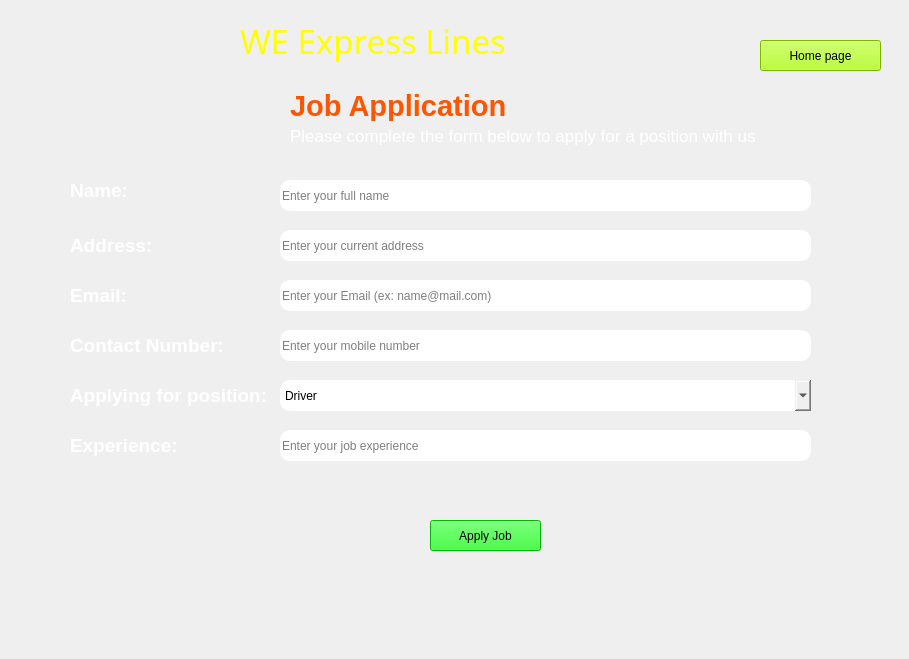
    <widget class="QWidget" name="job_apply_page">
     <widget class="QLabel" name="label_126">
      <property name="geometry">
       <rect>
        <x>0</x>
        <y>0</y>
        <width>900</width>
        <height>650</height>
       </rect>
      </property>
      <property name="text">
       <string/>
      </property>
      <property name="pixmap">
       <pixmap>C:/Users/USER/OneDrive/Pictures/MSI Wallpaper/wallhaven-rr63km.png</pixmap>
      </property>
      <property name="scaledContents">
       <bool>true</bool>
      </property>
     </widget>
     <widget class="QLabel" name="label_159">
      <property name="geometry">
       <rect>
        <x>240</x>
        <y>10</y>
        <width>411</width>
        <height>61</height>
       </rect>
      </property>
      <property name="font">
       <font>
        <family>Ravie</family>
        <pointsize>25</pointsize>
        <italic>false</italic>
        <bold>false</bold>
        <kerning>true</kerning>
       </font>
      </property>
      <property name="autoFillBackground">
       <bool>false</bool>
      </property>
      <property name="styleSheet">
       <string notr="true">color: rgb(255, 255, 0);


font: 25pt &quot;Ravie&quot;;</string>
      </property>
      <property name="frameShape">
       <enum>QFrame::NoFrame</enum>
      </property>
      <property name="frameShadow">
       <enum>QFrame::Plain</enum>
      </property>
      <property name="text">
       <string>WE Express Lines</string>
      </property>
      <property name="textFormat">
       <enum>Qt::AutoText</enum>
      </property>
      <property name="scaledContents">
       <bool>false</bool>
      </property>
      <property name="wordWrap">
       <bool>false</bool>
      </property>
     </widget>
     <widget class="QLabel" name="label_168">
      <property name="geometry">
       <rect>
        <x>290</x>
        <y>90</y>
        <width>221</width>
        <height>31</height>
       </rect>
      </property>
      <property name="font">
       <font>
        <family>Arial</family>
        <pointsize>22</pointsize>
        <italic>false</italic>
        <bold>true</bold>
        <kerning>true</kerning>
       </font>
      </property>
      <property name="autoFillBackground">
       <bool>false</bool>
      </property>
      <property name="styleSheet">
       <string notr="true">color: rgb(255, 85, 0);

background-color: rgba(0,0,0,0);

font: 700 22pt &quot;Arial&quot;;</string>
      </property>
      <property name="frameShape">
       <enum>QFrame::NoFrame</enum>
      </property>
      <property name="frameShadow">
       <enum>QFrame::Plain</enum>
      </property>
      <property name="text">
       <string>Job Application</string>
      </property>
      <property name="textFormat">
       <enum>Qt::AutoText</enum>
      </property>
      <property name="scaledContents">
       <bool>false</bool>
      </property>
      <property name="wordWrap">
       <bool>false</bool>
      </property>
     </widget>
     <widget class="QLabel" name="label_170">
      <property name="geometry">
       <rect>
        <x>290</x>
        <y>120</y>
        <width>481</width>
        <height>31</height>
       </rect>
      </property>
      <property name="font">
       <font>
        <family>Arial</family>
        <pointsize>13</pointsize>
        <italic>false</italic>
        <bold>false</bold>
        <kerning>true</kerning>
       </font>
      </property>
      <property name="autoFillBackground">
       <bool>false</bool>
      </property>
      <property name="styleSheet">
       <string notr="true">color: rgb(255, 255, 255);

background-color: rgba(0,0,0,0);

font: 13pt &quot;Arial&quot;;</string>
      </property>
      <property name="frameShape">
       <enum>QFrame::NoFrame</enum>
      </property>
      <property name="frameShadow">
       <enum>QFrame::Plain</enum>
      </property>
      <property name="text">
       <string>Please complete the form below to apply for a position with us</string>
      </property>
      <property name="textFormat">
       <enum>Qt::AutoText</enum>
      </property>
      <property name="scaledContents">
       <bool>false</bool>
      </property>
      <property name="wordWrap">
       <bool>false</bool>
      </property>
     </widget>
     <widget class="QLabel" name="label_173">
      <property name="geometry">
       <rect>
        <x>70</x>
        <y>170</y>
        <width>61</width>
        <height>41</height>
       </rect>
      </property>
      <property name="font">
       <font>
        <family>Arial</family>
        <pointsize>14</pointsize>
        <italic>false</italic>
        <bold>true</bold>
        <kerning>true</kerning>
       </font>
      </property>
      <property name="autoFillBackground">
       <bool>false</bool>
      </property>
      <property name="styleSheet">
       <string notr="true">color: rgb(255, 255, 255);

background-color: rgba(0,0,0,0);

font: 700 14pt &quot;Arial&quot;;</string>
      </property>
      <property name="frameShape">
       <enum>QFrame::NoFrame</enum>
      </property>
      <property name="frameShadow">
       <enum>QFrame::Plain</enum>
      </property>
      <property name="text">
       <string>Name:</string>
      </property>
      <property name="textFormat">
       <enum>Qt::AutoText</enum>
      </property>
      <property name="scaledContents">
       <bool>false</bool>
      </property>
      <property name="wordWrap">
       <bool>false</bool>
      </property>
     </widget>
     <widget class="QLineEdit" name="job_name_input">
      <property name="geometry">
       <rect>
        <x>280</x>
        <y>180</y>
        <width>531</width>
        <height>31</height>
       </rect>
      </property>
      <property name="styleSheet">
       <string notr="true">border-radius: 10px;
font: 11pt &quot;Arial&quot;;</string>
      </property>
      <property name="placeholderText">
       <string>Enter your full name</string>
      </property>
     </widget>
     <widget class="QLabel" name="label_174">
      <property name="geometry">
       <rect>
        <x>70</x>
        <y>230</y>
        <width>91</width>
        <height>31</height>
       </rect>
      </property>
      <property name="font">
       <font>
        <family>Arial</family>
        <pointsize>14</pointsize>
        <italic>false</italic>
        <bold>true</bold>
        <kerning>true</kerning>
       </font>
      </property>
      <property name="autoFillBackground">
       <bool>false</bool>
      </property>
      <property name="styleSheet">
       <string notr="true">color: rgb(255, 255, 255);

background-color: rgba(0,0,0,0);

font: 700 14pt &quot;Arial&quot;;</string>
      </property>
      <property name="frameShape">
       <enum>QFrame::NoFrame</enum>
      </property>
      <property name="frameShadow">
       <enum>QFrame::Plain</enum>
      </property>
      <property name="text">
       <string>Address:</string>
      </property>
      <property name="textFormat">
       <enum>Qt::AutoText</enum>
      </property>
      <property name="scaledContents">
       <bool>false</bool>
      </property>
      <property name="wordWrap">
       <bool>false</bool>
      </property>
     </widget>
     <widget class="QLabel" name="label_175">
      <property name="geometry">
       <rect>
        <x>70</x>
        <y>330</y>
        <width>161</width>
        <height>31</height>
       </rect>
      </property>
      <property name="font">
       <font>
        <family>Arial</family>
        <pointsize>14</pointsize>
        <italic>false</italic>
        <bold>true</bold>
        <kerning>true</kerning>
       </font>
      </property>
      <property name="autoFillBackground">
       <bool>false</bool>
      </property>
      <property name="styleSheet">
       <string notr="true">color: rgb(255, 255, 255);

background-color: rgba(0,0,0,0);

font: 700 14pt &quot;Arial&quot;;</string>
      </property>
      <property name="frameShape">
       <enum>QFrame::NoFrame</enum>
      </property>
      <property name="frameShadow">
       <enum>QFrame::Plain</enum>
      </property>
      <property name="text">
       <string>Contact Number:</string>
      </property>
      <property name="textFormat">
       <enum>Qt::AutoText</enum>
      </property>
      <property name="scaledContents">
       <bool>false</bool>
      </property>
      <property name="wordWrap">
       <bool>false</bool>
      </property>
     </widget>
     <widget class="QLabel" name="label_176">
      <property name="geometry">
       <rect>
        <x>70</x>
        <y>430</y>
        <width>121</width>
        <height>31</height>
       </rect>
      </property>
      <property name="font">
       <font>
        <family>Arial</family>
        <pointsize>14</pointsize>
        <italic>false</italic>
        <bold>true</bold>
        <kerning>true</kerning>
       </font>
      </property>
      <property name="autoFillBackground">
       <bool>false</bool>
      </property>
      <property name="styleSheet">
       <string notr="true">color: rgb(255, 255, 255);

background-color: rgba(0,0,0,0);

font: 700 14pt &quot;Arial&quot;;</string>
      </property>
      <property name="frameShape">
       <enum>QFrame::NoFrame</enum>
      </property>
      <property name="frameShadow">
       <enum>QFrame::Plain</enum>
      </property>
      <property name="text">
       <string>Experience:</string>
      </property>
      <property name="textFormat">
       <enum>Qt::AutoText</enum>
      </property>
      <property name="scaledContents">
       <bool>false</bool>
      </property>
      <property name="wordWrap">
       <bool>false</bool>
      </property>
     </widget>
     <widget class="QLabel" name="label_177">
      <property name="geometry">
       <rect>
        <x>70</x>
        <y>380</y>
        <width>201</width>
        <height>31</height>
       </rect>
      </property>
      <property name="font">
       <font>
        <family>Arial</family>
        <pointsize>14</pointsize>
        <italic>false</italic>
        <bold>true</bold>
        <kerning>true</kerning>
       </font>
      </property>
      <property name="autoFillBackground">
       <bool>false</bool>
      </property>
      <property name="styleSheet">
       <string notr="true">color: rgb(255, 255, 255);

background-color: rgba(0,0,0,0);

font: 700 14pt &quot;Arial&quot;;</string>
      </property>
      <property name="frameShape">
       <enum>QFrame::NoFrame</enum>
      </property>
      <property name="frameShadow">
       <enum>QFrame::Plain</enum>
      </property>
      <property name="text">
       <string>Applying for position:</string>
      </property>
      <property name="textFormat">
       <enum>Qt::AutoText</enum>
      </property>
      <property name="scaledContents">
       <bool>false</bool>
      </property>
      <property name="wordWrap">
       <bool>false</bool>
      </property>
     </widget>
     <widget class="QLabel" name="label_178">
      <property name="geometry">
       <rect>
        <x>70</x>
        <y>280</y>
        <width>71</width>
        <height>31</height>
       </rect>
      </property>
      <property name="font">
       <font>
        <family>Arial</family>
        <pointsize>14</pointsize>
        <italic>false</italic>
        <bold>true</bold>
        <kerning>true</kerning>
       </font>
      </property>
      <property name="autoFillBackground">
       <bool>false</bool>
      </property>
      <property name="styleSheet">
       <string notr="true">color: rgb(255, 255, 255);

background-color: rgba(0,0,0,0);

font: 700 14pt &quot;Arial&quot;;</string>
      </property>
      <property name="frameShape">
       <enum>QFrame::NoFrame</enum>
      </property>
      <property name="frameShadow">
       <enum>QFrame::Plain</enum>
      </property>
      <property name="text">
       <string>Email:</string>
      </property>
      <property name="textFormat">
       <enum>Qt::AutoText</enum>
      </property>
      <property name="scaledContents">
       <bool>false</bool>
      </property>
      <property name="wordWrap">
       <bool>false</bool>
      </property>
     </widget>
     <widget class="QLineEdit" name="Job_address_input">
      <property name="geometry">
       <rect>
        <x>280</x>
        <y>230</y>
        <width>531</width>
        <height>31</height>
       </rect>
      </property>
      <property name="styleSheet">
       <string notr="true">border-radius: 10px;
font: 11pt &quot;Arial&quot;;</string>
      </property>
      <property name="placeholderText">
       <string>Enter your current address</string>
      </property>
     </widget>
     <widget class="QLineEdit" name="job_email_input">
      <property name="geometry">
       <rect>
        <x>280</x>
        <y>280</y>
        <width>531</width>
        <height>31</height>
       </rect>
      </property>
      <property name="styleSheet">
       <string notr="true">border-radius: 10px;
font: 11pt &quot;Arial&quot;;</string>
      </property>
      <property name="placeholderText">
       <string>Enter your Email (ex: name@mail.com)</string>
      </property>
     </widget>
     <widget class="QLineEdit" name="job_contact_number_input">
      <property name="geometry">
       <rect>
        <x>280</x>
        <y>330</y>
        <width>531</width>
        <height>31</height>
       </rect>
      </property>
      <property name="styleSheet">
       <string notr="true">border-radius: 10px;
font: 11pt &quot;Arial&quot;;</string>
      </property>
      <property name="placeholderText">
       <string>Enter your mobile number</string>
      </property>
     </widget>
     <widget class="QLineEdit" name="job_experience_input">
      <property name="geometry">
       <rect>
        <x>280</x>
        <y>430</y>
        <width>531</width>
        <height>31</height>
       </rect>
      </property>
      <property name="styleSheet">
       <string notr="true">border-radius: 10px;
font: 11pt &quot;Arial&quot;;</string>
      </property>
      <property name="placeholderText">
       <string>Enter your job experience</string>
      </property>
     </widget>
     <widget class="QComboBox" name="job_position_combobox">
      <property name="geometry">
       <rect>
        <x>280</x>
        <y>380</y>
        <width>531</width>
        <height>31</height>
       </rect>
      </property>
      <property name="styleSheet">
       <string notr="true">border-radius: 10px;
font: 11pt &quot;Arial&quot;;</string>
      </property>
      <item>
       <property name="text">
        <string>Driver</string>
       </property>
      </item>
      <item>
       <property name="text">
        <string>Manager</string>
       </property>
      </item>
      <item>
       <property name="text">
        <string>Supervisor</string>
       </property>
      </item>
      <item>
       <property name="text">
        <string>Helper</string>
       </property>
      </item>
      <item>
       <property name="text">
        <string>Bus Cleaner</string>
       </property>
      </item>
     </widget>
     <widget class="QPushButton" name="Apply_job_button">
      <property name="geometry">
       <rect>
        <x>430</x>
        <y>520</y>
        <width>111</width>
        <height>31</height>
       </rect>
      </property>
      <property name="styleSheet">
       <string notr="true">font: 700 14pt &quot;Segoe UI&quot;;
color: rgb(0, 0, 0);
background-color: rgb(0, 255, 0);</string>
      </property>
      <property name="text">
       <string>Apply Job</string>
      </property>
     </widget>
     <widget class="QPushButton" name="Home_page_button">
      <property name="geometry">
       <rect>
        <x>760</x>
        <y>40</y>
        <width>121</width>
        <height>31</height>
       </rect>
      </property>
      <property name="styleSheet">
       <string notr="true">font: 700 14pt &quot;Segoe UI&quot;;
color: rgb(0, 0, 0);
background-color: rgb(170, 255, 0);</string>
      </property>
      <property name="text">
       <string>Home page</string>
      </property>
     </widget>
    </widget>
